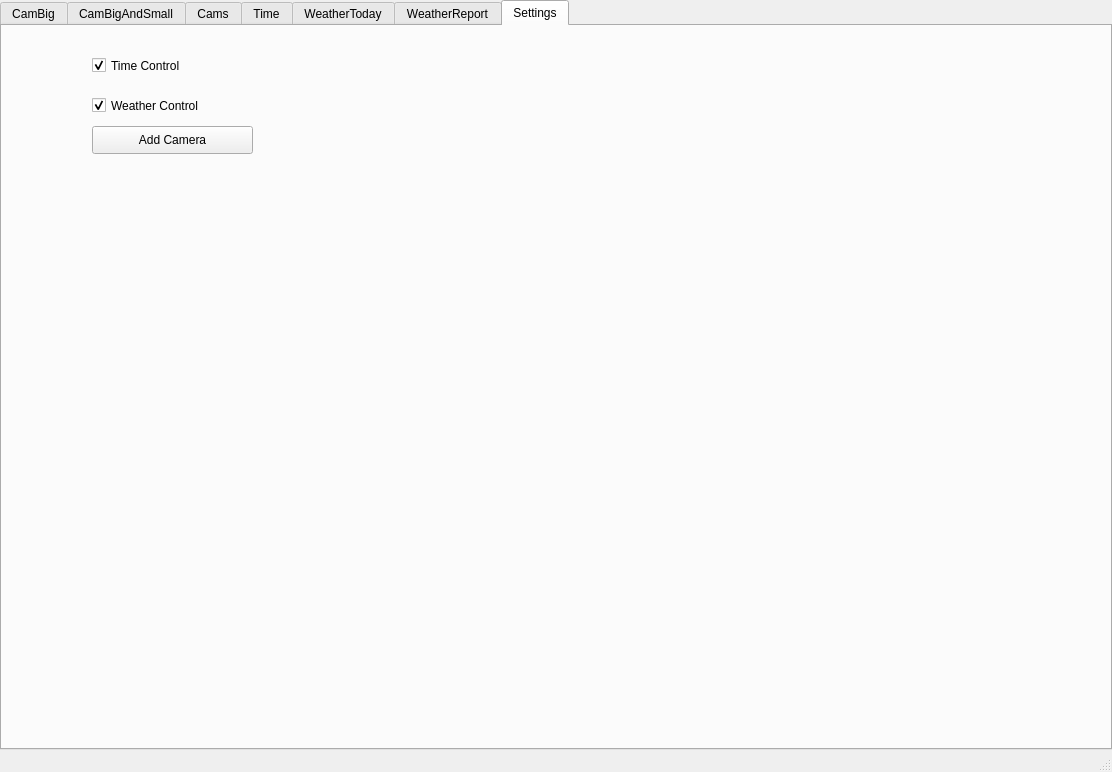
<?xml version="1.0" encoding="UTF-8"?>
<ui version="4.0">
 <class>MainWindow</class>
 <widget class="QMainWindow" name="MainWindow">
  <property name="geometry">
   <rect>
    <x>0</x>
    <y>0</y>
    <width>1112</width>
    <height>772</height>
   </rect>
  </property>
  <property name="windowTitle">
   <string>MainWindow</string>
  </property>
  <widget class="QWidget" name="centralWidget">
   <layout class="QGridLayout" name="gridLayout">
    <property name="leftMargin">
     <number>0</number>
    </property>
    <property name="topMargin">
     <number>0</number>
    </property>
    <property name="rightMargin">
     <number>0</number>
    </property>
    <property name="bottomMargin">
     <number>0</number>
    </property>
    <property name="spacing">
     <number>0</number>
    </property>
    <item row="2" column="0">
     <widget class="QWidget" name="widgetContent" native="true">
      <property name="sizePolicy">
       <sizepolicy hsizetype="Preferred" vsizetype="Expanding">
        <horstretch>0</horstretch>
        <verstretch>0</verstretch>
       </sizepolicy>
      </property>
      <layout class="QGridLayout" name="gridLayout_2">
       <property name="leftMargin">
        <number>0</number>
       </property>
       <property name="topMargin">
        <number>0</number>
       </property>
       <property name="rightMargin">
        <number>0</number>
       </property>
       <property name="bottomMargin">
        <number>0</number>
       </property>
       <property name="spacing">
        <number>0</number>
       </property>
       <item row="0" column="0">
        <widget class="QTabWidget" name="tabWidget">
         <property name="currentIndex">
          <number>6</number>
         </property>
         <widget class="QWidget" name="tabCamBig">
          <attribute name="title">
           <string>CamBig</string>
          </attribute>
          <layout class="QGridLayout" name="gridLayout_5">
           <property name="leftMargin">
            <number>0</number>
           </property>
           <property name="topMargin">
            <number>0</number>
           </property>
           <property name="rightMargin">
            <number>0</number>
           </property>
           <property name="bottomMargin">
            <number>0</number>
           </property>
           <property name="spacing">
            <number>0</number>
           </property>
           <item row="0" column="0">
            <widget class="QWidget" name="widgetCamBig" native="true">
             <layout class="QVBoxLayout" name="verticalLayoutBig">
              <property name="spacing">
               <number>0</number>
              </property>
              <property name="leftMargin">
               <number>0</number>
              </property>
              <property name="topMargin">
               <number>0</number>
              </property>
              <property name="rightMargin">
               <number>0</number>
              </property>
              <property name="bottomMargin">
               <number>0</number>
              </property>
              <item>
               <layout class="QVBoxLayout" name="verticalLayoutCamBig">
                <property name="spacing">
                 <number>0</number>
                </property>
               </layout>
              </item>
             </layout>
            </widget>
           </item>
           <item row="1" column="0">
            <widget class="QWidget" name="widgetHide" native="true">
             <property name="minimumSize">
              <size>
               <width>0</width>
               <height>100</height>
              </size>
             </property>
             <layout class="QGridLayout" name="gridLayout_4">
              <property name="leftMargin">
               <number>0</number>
              </property>
              <property name="topMargin">
               <number>0</number>
              </property>
              <property name="rightMargin">
               <number>0</number>
              </property>
              <property name="bottomMargin">
               <number>0</number>
              </property>
              <item row="0" column="0">
               <layout class="QVBoxLayout" name="verticalLayoutHide"/>
              </item>
             </layout>
            </widget>
           </item>
          </layout>
         </widget>
         <widget class="QWidget" name="tabCamBigAndSmall">
          <attribute name="title">
           <string>CamBigAndSmall</string>
          </attribute>
          <layout class="QGridLayout" name="gridLayout_11">
           <item row="0" column="0">
            <widget class="QWidget" name="widgetTestYUV" native="true"/>
           </item>
           <item row="1" column="0">
            <widget class="QPushButton" name="pushButtonTestYUV">
             <property name="text">
              <string>PushButton</string>
             </property>
            </widget>
           </item>
          </layout>
         </widget>
         <widget class="QWidget" name="tabCam4">
          <attribute name="title">
           <string>Cams</string>
          </attribute>
          <layout class="QGridLayout" name="gridLayout_6">
           <property name="leftMargin">
            <number>0</number>
           </property>
           <property name="topMargin">
            <number>0</number>
           </property>
           <property name="rightMargin">
            <number>0</number>
           </property>
           <property name="bottomMargin">
            <number>0</number>
           </property>
           <property name="spacing">
            <number>0</number>
           </property>
           <item row="1" column="0">
            <widget class="QWidget" name="widgetCams3" native="true">
             <layout class="QVBoxLayout" name="verticalLayout_3">
              <property name="spacing">
               <number>0</number>
              </property>
              <property name="leftMargin">
               <number>0</number>
              </property>
              <property name="topMargin">
               <number>0</number>
              </property>
              <property name="rightMargin">
               <number>0</number>
              </property>
              <property name="bottomMargin">
               <number>0</number>
              </property>
              <item>
               <layout class="QVBoxLayout" name="verticalLayoutCams3">
                <property name="spacing">
                 <number>0</number>
                </property>
               </layout>
              </item>
             </layout>
            </widget>
           </item>
           <item row="1" column="1">
            <widget class="QWidget" name="widgetCams4" native="true">
             <layout class="QVBoxLayout" name="verticalLayout_4">
              <property name="spacing">
               <number>0</number>
              </property>
              <property name="leftMargin">
               <number>0</number>
              </property>
              <property name="topMargin">
               <number>0</number>
              </property>
              <property name="rightMargin">
               <number>0</number>
              </property>
              <property name="bottomMargin">
               <number>0</number>
              </property>
              <item>
               <layout class="QVBoxLayout" name="verticalLayoutCams4">
                <property name="spacing">
                 <number>0</number>
                </property>
               </layout>
              </item>
             </layout>
            </widget>
           </item>
           <item row="0" column="1">
            <widget class="QWidget" name="widgetCams2" native="true">
             <layout class="QVBoxLayout" name="verticalLayout_2">
              <property name="spacing">
               <number>0</number>
              </property>
              <property name="leftMargin">
               <number>0</number>
              </property>
              <property name="topMargin">
               <number>0</number>
              </property>
              <property name="rightMargin">
               <number>0</number>
              </property>
              <property name="bottomMargin">
               <number>0</number>
              </property>
              <item>
               <layout class="QVBoxLayout" name="verticalLayoutCams2">
                <property name="spacing">
                 <number>0</number>
                </property>
               </layout>
              </item>
             </layout>
            </widget>
           </item>
           <item row="0" column="0">
            <widget class="QWidget" name="widgetCams1" native="true">
             <layout class="QVBoxLayout" name="verticalLayout">
              <property name="spacing">
               <number>0</number>
              </property>
              <property name="leftMargin">
               <number>0</number>
              </property>
              <property name="topMargin">
               <number>0</number>
              </property>
              <property name="rightMargin">
               <number>0</number>
              </property>
              <property name="bottomMargin">
               <number>0</number>
              </property>
              <item>
               <layout class="QVBoxLayout" name="verticalLayoutCams1">
                <property name="spacing">
                 <number>0</number>
                </property>
               </layout>
              </item>
             </layout>
            </widget>
           </item>
          </layout>
         </widget>
         <widget class="QWidget" name="tabTime">
          <attribute name="title">
           <string>Time</string>
          </attribute>
          <layout class="QGridLayout" name="gridLayout_7">
           <property name="leftMargin">
            <number>0</number>
           </property>
           <property name="topMargin">
            <number>0</number>
           </property>
           <property name="rightMargin">
            <number>0</number>
           </property>
           <property name="bottomMargin">
            <number>0</number>
           </property>
           <property name="spacing">
            <number>0</number>
           </property>
           <item row="0" column="0">
            <widget class="QWidget" name="widget" native="true">
             <layout class="QGridLayout" name="gridLayout_8">
              <property name="leftMargin">
               <number>0</number>
              </property>
              <property name="topMargin">
               <number>0</number>
              </property>
              <property name="rightMargin">
               <number>0</number>
              </property>
              <property name="bottomMargin">
               <number>0</number>
              </property>
              <property name="spacing">
               <number>0</number>
              </property>
              <item row="0" column="0">
               <layout class="QVBoxLayout" name="verticalLayoutTime">
                <property name="spacing">
                 <number>0</number>
                </property>
               </layout>
              </item>
             </layout>
            </widget>
           </item>
          </layout>
         </widget>
         <widget class="QWidget" name="tabWeatherToday">
          <attribute name="title">
           <string>WeatherToday</string>
          </attribute>
         </widget>
         <widget class="QWidget" name="tabWeatherReport">
          <attribute name="title">
           <string>WeatherReport</string>
          </attribute>
          <layout class="QGridLayout" name="gridLayout_9">
           <property name="leftMargin">
            <number>0</number>
           </property>
           <property name="topMargin">
            <number>0</number>
           </property>
           <property name="rightMargin">
            <number>0</number>
           </property>
           <property name="bottomMargin">
            <number>0</number>
           </property>
           <property name="spacing">
            <number>0</number>
           </property>
           <item row="0" column="0">
            <widget class="QWidget" name="widgetWeatherReport" native="true">
             <layout class="QGridLayout" name="gridLayout_10">
              <property name="leftMargin">
               <number>0</number>
              </property>
              <property name="topMargin">
               <number>0</number>
              </property>
              <property name="rightMargin">
               <number>0</number>
              </property>
              <property name="bottomMargin">
               <number>0</number>
              </property>
              <property name="spacing">
               <number>0</number>
              </property>
              <item row="0" column="0">
               <layout class="QVBoxLayout" name="verticalLayoutWeatherReport"/>
              </item>
             </layout>
            </widget>
           </item>
          </layout>
         </widget>
         <widget class="QWidget" name="tabSettings">
          <attribute name="title">
           <string>Settings</string>
          </attribute>
          <widget class="QPushButton" name="pushButtonAddCamera">
           <property name="geometry">
            <rect>
             <x>90</x>
             <y>100</y>
             <width>161</width>
             <height>28</height>
            </rect>
           </property>
           <property name="sizePolicy">
            <sizepolicy hsizetype="Minimum" vsizetype="Expanding">
             <horstretch>0</horstretch>
             <verstretch>0</verstretch>
            </sizepolicy>
           </property>
           <property name="text">
            <string>Add Camera</string>
           </property>
          </widget>
          <widget class="QCheckBox" name="checkBoxTimeControl">
           <property name="geometry">
            <rect>
             <x>90</x>
             <y>30</y>
             <width>231</width>
             <height>19</height>
            </rect>
           </property>
           <property name="text">
            <string>Time Control</string>
           </property>
           <property name="checked">
            <bool>true</bool>
           </property>
          </widget>
          <widget class="QCheckBox" name="checkBoxWeatherControl">
           <property name="geometry">
            <rect>
             <x>90</x>
             <y>70</y>
             <width>181</width>
             <height>19</height>
            </rect>
           </property>
           <property name="text">
            <string>Weather Control</string>
           </property>
           <property name="checked">
            <bool>true</bool>
           </property>
          </widget>
         </widget>
        </widget>
       </item>
      </layout>
     </widget>
    </item>
    <item row="1" column="0">
     <widget class="QWidget" name="widgetToolBox" native="true">
      <layout class="QGridLayout" name="gridLayout_3">
       <property name="leftMargin">
        <number>0</number>
       </property>
       <property name="topMargin">
        <number>0</number>
       </property>
       <property name="rightMargin">
        <number>0</number>
       </property>
       <property name="bottomMargin">
        <number>0</number>
       </property>
       <property name="spacing">
        <number>0</number>
       </property>
      </layout>
     </widget>
    </item>
   </layout>
  </widget>
  <widget class="QStatusBar" name="statusBar"/>
 </widget>
 <layoutdefault spacing="6" margin="11"/>
 <resources/>
 <connections/>
</ui>
